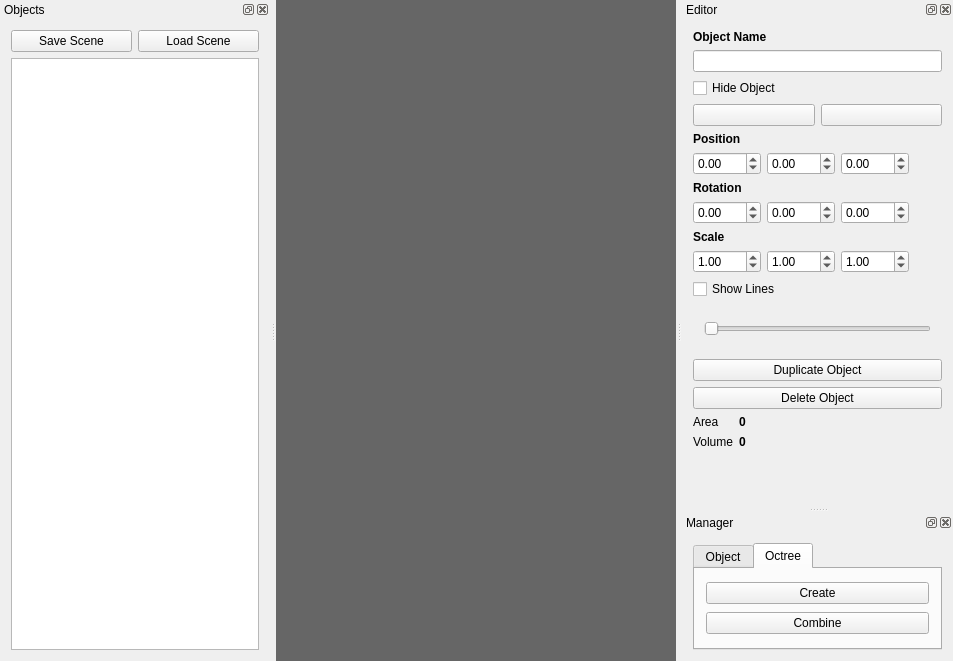
<?xml version="1.0" encoding="UTF-8"?>
<ui version="4.0">
 <class>MainWindow</class>
 <widget class="QMainWindow" name="MainWindow">
  <property name="geometry">
   <rect>
    <x>0</x>
    <y>0</y>
    <width>953</width>
    <height>661</height>
   </rect>
  </property>
  <property name="windowTitle">
   <string>MainWindow</string>
  </property>
  <widget class="QWidget" name="centralWidget">
   <layout class="QVBoxLayout" name="verticalLayout_3">
    <property name="spacing">
     <number>0</number>
    </property>
    <property name="leftMargin">
     <number>0</number>
    </property>
    <property name="topMargin">
     <number>0</number>
    </property>
    <property name="rightMargin">
     <number>0</number>
    </property>
    <property name="bottomMargin">
     <number>0</number>
    </property>
    <item>
     <widget class="GLWidget" name="glwidget" native="true">
      <property name="minimumSize">
       <size>
        <width>400</width>
        <height>400</height>
       </size>
      </property>
      <property name="styleSheet">
       <string notr="true">background-color: #666;</string>
      </property>
     </widget>
    </item>
   </layout>
  </widget>
  <widget class="QDockWidget" name="dockWidget">
   <property name="windowTitle">
    <string>Objects</string>
   </property>
   <attribute name="dockWidgetArea">
    <number>1</number>
   </attribute>
   <widget class="QWidget" name="dockWidgetContents">
    <layout class="QVBoxLayout" name="verticalLayout">
     <item>
      <layout class="QHBoxLayout" name="horizontalLayout_2">
       <item>
        <widget class="QPushButton" name="save_pushButton">
         <property name="text">
          <string>Save Scene</string>
         </property>
        </widget>
       </item>
       <item>
        <widget class="QPushButton" name="load_pushButton">
         <property name="text">
          <string>Load Scene</string>
         </property>
        </widget>
       </item>
      </layout>
     </item>
     <item>
      <widget class="TreeWidget" name="object_tree">
       <property name="dragDropMode">
        <enum>QAbstractItemView::InternalMove</enum>
       </property>
       <property name="defaultDropAction">
        <enum>Qt::MoveAction</enum>
       </property>
       <attribute name="headerVisible">
        <bool>false</bool>
       </attribute>
       <column>
        <property name="text">
         <string>1</string>
        </property>
       </column>
      </widget>
     </item>
    </layout>
   </widget>
  </widget>
  <widget class="QDockWidget" name="dockWidget_2">
   <property name="windowTitle">
    <string>Editor</string>
   </property>
   <attribute name="dockWidgetArea">
    <number>2</number>
   </attribute>
   <widget class="QWidget" name="obj_content">
    <property name="enabled">
     <bool>true</bool>
    </property>
    <layout class="QVBoxLayout" name="verticalLayout_2">
     <item>
      <widget class="QLabel" name="label_4">
       <property name="styleSheet">
        <string notr="true"> font-weight: bold;</string>
       </property>
       <property name="text">
        <string>Object Name</string>
       </property>
      </widget>
     </item>
     <item>
      <widget class="QLineEdit" name="name_lineEdit"/>
     </item>
     <item>
      <widget class="QCheckBox" name="hide_checkBox">
       <property name="text">
        <string>Hide Object</string>
       </property>
      </widget>
     </item>
     <item>
      <layout class="QHBoxLayout" name="horizontalLayout">
       <item>
        <widget class="QPushButton" name="faceColor">
         <property name="text">
          <string/>
         </property>
        </widget>
       </item>
       <item>
        <widget class="QPushButton" name="lineColor">
         <property name="text">
          <string/>
         </property>
        </widget>
       </item>
      </layout>
     </item>
     <item>
      <layout class="QGridLayout" name="gridLayout">
       <item row="1" column="0">
        <widget class="QDoubleSpinBox" name="pos_x">
         <property name="minimum">
          <double>-999.000000000000000</double>
         </property>
         <property name="maximum">
          <double>999.000000000000000</double>
         </property>
         <property name="singleStep">
          <double>0.010000000000000</double>
         </property>
        </widget>
       </item>
       <item row="1" column="1">
        <widget class="QDoubleSpinBox" name="pos_y">
         <property name="minimum">
          <double>-999.000000000000000</double>
         </property>
         <property name="maximum">
          <double>999.000000000000000</double>
         </property>
         <property name="singleStep">
          <double>0.010000000000000</double>
         </property>
        </widget>
       </item>
       <item row="1" column="2">
        <widget class="QDoubleSpinBox" name="pos_z">
         <property name="minimum">
          <double>-999.000000000000000</double>
         </property>
         <property name="maximum">
          <double>999.000000000000000</double>
         </property>
         <property name="singleStep">
          <double>0.010000000000000</double>
         </property>
        </widget>
       </item>
       <item row="3" column="1">
        <widget class="QDoubleSpinBox" name="rot_y">
         <property name="minimum">
          <double>-999.000000000000000</double>
         </property>
         <property name="maximum">
          <double>999.000000000000000</double>
         </property>
         <property name="singleStep">
          <double>0.010000000000000</double>
         </property>
        </widget>
       </item>
       <item row="5" column="1">
        <widget class="QDoubleSpinBox" name="sca_y">
         <property name="minimum">
          <double>-999.000000000000000</double>
         </property>
         <property name="maximum">
          <double>999.000000000000000</double>
         </property>
         <property name="singleStep">
          <double>0.010000000000000</double>
         </property>
         <property name="value">
          <double>1.000000000000000</double>
         </property>
        </widget>
       </item>
       <item row="5" column="0">
        <widget class="QDoubleSpinBox" name="sca_x">
         <property name="minimum">
          <double>-999.000000000000000</double>
         </property>
         <property name="maximum">
          <double>999.000000000000000</double>
         </property>
         <property name="singleStep">
          <double>0.010000000000000</double>
         </property>
         <property name="value">
          <double>1.000000000000000</double>
         </property>
        </widget>
       </item>
       <item row="3" column="2">
        <widget class="QDoubleSpinBox" name="rot_z">
         <property name="minimum">
          <double>-999.000000000000000</double>
         </property>
         <property name="maximum">
          <double>999.000000000000000</double>
         </property>
         <property name="singleStep">
          <double>0.010000000000000</double>
         </property>
        </widget>
       </item>
       <item row="0" column="0">
        <widget class="QLabel" name="label">
         <property name="styleSheet">
          <string notr="true"> font-weight: bold;</string>
         </property>
         <property name="text">
          <string>Position</string>
         </property>
        </widget>
       </item>
       <item row="2" column="0">
        <widget class="QLabel" name="label_2">
         <property name="styleSheet">
          <string notr="true"> font-weight: bold;</string>
         </property>
         <property name="text">
          <string>Rotation</string>
         </property>
        </widget>
       </item>
       <item row="5" column="2">
        <widget class="QDoubleSpinBox" name="sca_z">
         <property name="minimum">
          <double>-999.000000000000000</double>
         </property>
         <property name="maximum">
          <double>999.000000000000000</double>
         </property>
         <property name="singleStep">
          <double>0.010000000000000</double>
         </property>
         <property name="value">
          <double>1.000000000000000</double>
         </property>
        </widget>
       </item>
       <item row="4" column="0">
        <widget class="QLabel" name="label_3">
         <property name="styleSheet">
          <string notr="true"> font-weight: bold;</string>
         </property>
         <property name="text">
          <string>Scale</string>
         </property>
        </widget>
       </item>
       <item row="3" column="0">
        <widget class="QDoubleSpinBox" name="rot_x">
         <property name="minimum">
          <double>-999.000000000000000</double>
         </property>
         <property name="maximum">
          <double>999.000000000000000</double>
         </property>
         <property name="singleStep">
          <double>0.010000000000000</double>
         </property>
        </widget>
       </item>
       <item row="1" column="3">
        <spacer name="horizontalSpacer">
         <property name="orientation">
          <enum>Qt::Horizontal</enum>
         </property>
         <property name="sizeHint" stdset="0">
          <size>
           <width>40</width>
           <height>20</height>
          </size>
         </property>
        </spacer>
       </item>
      </layout>
     </item>
     <item>
      <widget class="QCheckBox" name="lines_checkBox">
       <property name="text">
        <string>Show Lines</string>
       </property>
      </widget>
     </item>
     <item>
      <widget class="QStackedWidget" name="stackedWidget">
       <property name="currentIndex">
        <number>1</number>
       </property>
       <widget class="QWidget" name="transform_page"/>
       <widget class="QWidget" name="octree_page">
        <layout class="QVBoxLayout" name="verticalLayout_5">
         <item>
          <widget class="QSlider" name="octree_spread_slider">
           <property name="maximum">
            <number>1000</number>
           </property>
           <property name="orientation">
            <enum>Qt::Horizontal</enum>
           </property>
          </widget>
         </item>
        </layout>
       </widget>
      </widget>
     </item>
     <item>
      <widget class="QPushButton" name="duplicate_button">
       <property name="text">
        <string>Duplicate Object</string>
       </property>
      </widget>
     </item>
     <item>
      <widget class="QPushButton" name="delete_object">
       <property name="text">
        <string>Delete Object</string>
       </property>
      </widget>
     </item>
     <item>
      <layout class="QFormLayout" name="formLayout">
       <item row="0" column="0">
        <widget class="QLabel" name="label_5">
         <property name="text">
          <string>Area</string>
         </property>
        </widget>
       </item>
       <item row="1" column="0">
        <widget class="QLabel" name="label_6">
         <property name="text">
          <string>Volume</string>
         </property>
        </widget>
       </item>
       <item row="0" column="1">
        <widget class="QLabel" name="label_7">
         <property name="styleSheet">
          <string notr="true"> font-weight: bold;</string>
         </property>
         <property name="text">
          <string>0</string>
         </property>
        </widget>
       </item>
       <item row="1" column="1">
        <widget class="QLabel" name="label_8">
         <property name="styleSheet">
          <string notr="true"> font-weight: bold;</string>
         </property>
         <property name="text">
          <string>0</string>
         </property>
        </widget>
       </item>
      </layout>
     </item>
     <item>
      <spacer name="verticalSpacer">
       <property name="orientation">
        <enum>Qt::Vertical</enum>
       </property>
       <property name="sizeHint" stdset="0">
        <size>
         <width>20</width>
         <height>40</height>
        </size>
       </property>
      </spacer>
     </item>
    </layout>
   </widget>
  </widget>
  <widget class="QDockWidget" name="dockWidget_3">
   <property name="allowedAreas">
    <set>Qt::AllDockWidgetAreas</set>
   </property>
   <property name="windowTitle">
    <string>Manager</string>
   </property>
   <attribute name="dockWidgetArea">
    <number>2</number>
   </attribute>
   <widget class="QWidget" name="dockWidgetContents_3">
    <layout class="QVBoxLayout" name="verticalLayout_4">
     <item>
      <widget class="QTabWidget" name="tabWidget_2">
       <property name="currentIndex">
        <number>1</number>
       </property>
       <widget class="QWidget" name="tab">
        <attribute name="title">
         <string>Object</string>
        </attribute>
        <layout class="QVBoxLayout" name="verticalLayout_7">
         <item>
          <widget class="QPushButton" name="object_create_button">
           <property name="text">
            <string>Create</string>
           </property>
          </widget>
         </item>
        </layout>
       </widget>
       <widget class="QWidget" name="tab_4">
        <attribute name="title">
         <string>Octree</string>
        </attribute>
        <layout class="QVBoxLayout" name="verticalLayout_6">
         <item>
          <widget class="QPushButton" name="octree_create_button">
           <property name="text">
            <string>Create</string>
           </property>
          </widget>
         </item>
         <item>
          <widget class="QPushButton" name="operate_octree_button">
           <property name="text">
            <string>Combine</string>
           </property>
          </widget>
         </item>
        </layout>
       </widget>
      </widget>
     </item>
    </layout>
   </widget>
  </widget>
 </widget>
 <layoutdefault spacing="6" margin="11"/>
 <customwidgets>
  <customwidget>
   <class>GLWidget</class>
   <extends>QWidget</extends>
   <header>glwidget.h</header>
   <container>1</container>
  </customwidget>
  <customwidget>
   <class>TreeWidget</class>
   <extends>QTreeWidget</extends>
   <header>treewidget.h</header>
  </customwidget>
 </customwidgets>
 <resources/>
 <connections/>
</ui>
